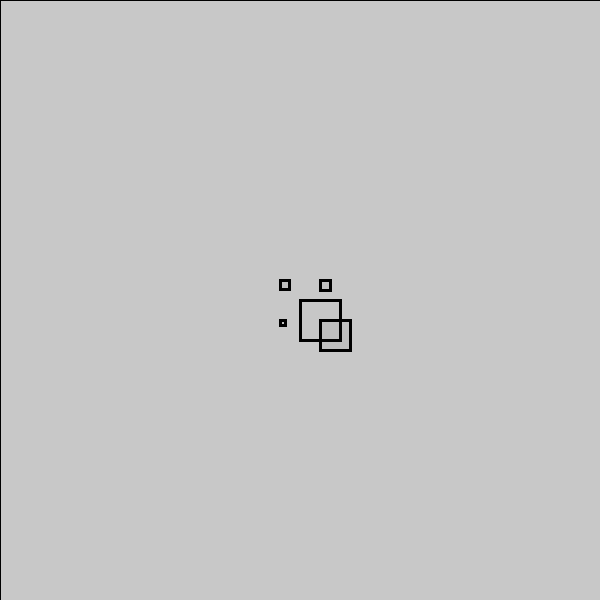
Frame 1 (no input)
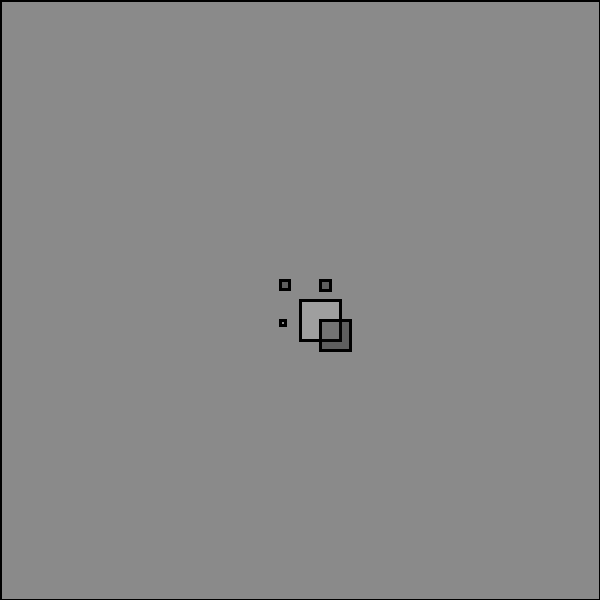
Frame 60 (the mouse pressed at the canvas centre just before this capture)
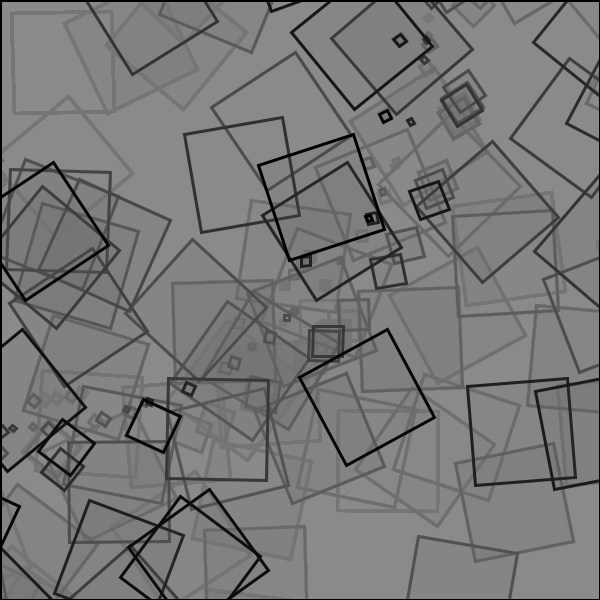
Frame 120 (the mouse held since frame 60 and released just before this capture)

The Processing sketch that drew these frames (run headless with seeded random() and noise(); from frame 60 on, the mouse is pressed at the canvas centre):

// Processing sketch: processing_39382
// ── processing_39382.pde


Blitzer a, b, c, d, e;


void setup()
{
  size(600,600);
  smooth();
  
  a = new Blitzer();
  a.s = 40;
  //a.v = 2;
  a.c2 = 12;
  a.c1 = round(random(256));
  //a.c3 = round(random(256));
  a.weight = 3;
  
  b = new Blitzer();
  b.s = 30;
  //b.v = 3;
  b.c1 = round(random(256));
  b.c2 = 17;
  b.c3 = round(random(256));
  b.weight = 3;
  
  c = new Blitzer();
  c.s = 10;
  //c.v = 5;
  c.c1 = round(random(256));
  c.c2 = 15;
  c.c3 = round(random(256));
  c.weight = 3;

  d = new Blitzer();
  d.s = 9;
  //d.v = 8;
  d.c1 = round(random(256));
  d.c2 = 25;
  d.c3 = round(random(256));
  d.weight = 3;
  
  e = new Blitzer();
  e.s = 5;
  //e.v = 9;
  e.c1 = round(random(256));
  e.c2 = 30;
  e.c3 = round(random(256));
  e.weight = 3;
 
 
  //a.x = b.x = c.x = d.x = e.x = width/2;
  //a.y = b.y = c.y = d.y = e.y = height/2;
  a.x = 300;
  a.y = 300;
  b.x = a.x+20;
  b.y = a.y+20;
  c.x = a.x+20;
  c.y = a.y-20;
  d.x = a.x-20;
  d.y = a.y-20;
  e.x = a.x-20;
  e.y = a.y+20;
  /*a.x = b.x = width*3;
  c.x = d.x = width*1.5;
  e.x = e.y;
  a.y = b.y = height/5;
  c.y = d.y = height/2.5;
  */

 
}

void draw()
{
  fill(120,12);
  rect(0,0,600,600);
 /* a.move();
  b.move();
  c.move();
  d.move();
  e.move();*/
  a.show();
  b.show();
  c.show();
  d.show();
  e.show();
  
  //For the object to reappear on the other side of screen
  
  if(a.x > 603) a.x = -30;
  if(b.x > 603) b.x = -20;
  if(c.x > 603) c.x = -5;
  if(d.x > 603) d.x = -5;
  if(e.x > 603) e.x = -9;
  
  if(a.x < -30) a.x = 603;
  if(b.x < -20) b.x = 603;
  if(c.x < -5) c.x = 603;
  if(d.x < -5)   d.x = 603;
  if(e.x < -9)   e.x = 603;
  
  if(a.y > 600) a.y = 40;
  if(b.y > 600) b.y = 30;
  if(c.y > 600) c.y = 10;
  if(d.y > 600) d.y = 5;
  if(e.y > 600) e.y = 9;
  
  if(a.y < -40) a.y = 600;
  if(b.y < -30) b.y = 600;
  if(c.y < -10) c.y = 600;
  if(d.y < -5)   d.y = 600;
  if(e.y < -9)   e.y = 600;
}

class Blitzer
{
  float x, y;
  int s,s1; // size (s for side)
  int v; // velocity
  int c1,c2,c3; // color
  int weight; // stroke fill

  void show()
  {
     if (mousePressed == true)
  {
    //translate(width/2, height/2);
    //rotate(PI/3.0);*/
    rotate(radians(random(25,300)));
    rect (random (0,580),random (0,580), 100,100);
    
  }
  
    strokeWeight(weight);
    fill(c1,c2);
    //translate(width/2, height/2);
    //rotate(PI/3.0);
    rect(x,y,s,s);
   
  }
  void change()
  {
    if (keyPressed)
    {
      if (key == 'w')
      {
        c2= c2+1;
      }
      if (key == 's')
      {
        c2= c2-1;
      }
    }
    
  if (mousePressed)
  {
    rect (random (0,480),random (0,480), 300,300);
  }
  }
  //if (mousePressed == true)
  {
    //translate(width/2, height/2);
    //rotate(PI/3.0);*/
    //rotate(radians(20));
  }
  

 /* void move()
  {
    x += ( mouseX - width/2  ) * v;
    y += ( mouseY - height/2 ) * v;
  }
*/
}
